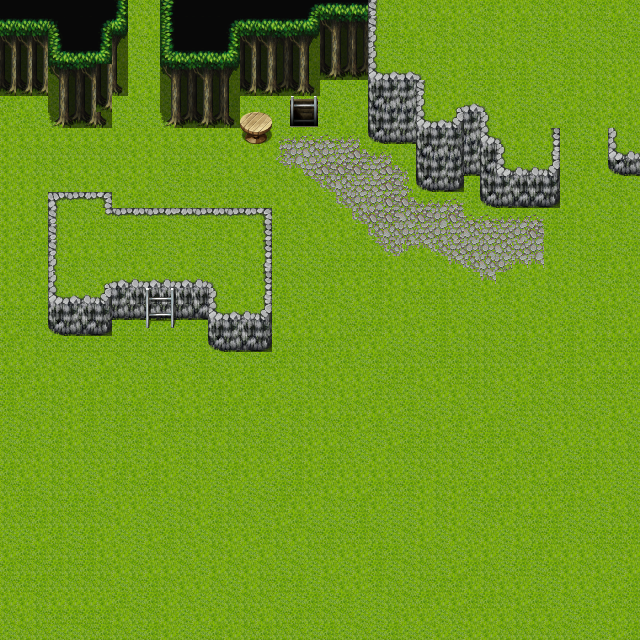

This game map was drawn from its Tiled (.tmx) file and the tilesets committed beside it. A one-line description and the trimmed map source follow:
An orthogonal 40x40 tile map with 16x16 px tiles, 2 tile layers (ground, objects), 4 tilesets and 11 objects (2x spawn).

<map version="1.2" tiledversion="1.2.1" orientation="orthogonal" renderorder="right-down" width="40" height="40" tilewidth="16" tileheight="16" infinite="0" nextlayerid="8" nextobjectid="20">
 <tileset firstgid="1" source="tilesets/tilea4.tsx" />
 <tileset firstgid="961" source="tilesets/tilee_.tsx" />
 <tileset firstgid="1985" source="tilesets/tilea1_.tsx" />
 <tileset firstgid="2753" source="tilesets/tilea2.tsx" />
 <objectgroup color="#ff0000" id="2" name="objects" opacity="0.99">
  <object id="9" x="241.5" y="113.5" width="30.5" height="29.5" />
  <object id="10" x="288.5" y="94" width="31" height="33.5" />
  <object id="11" x="161" y="0" width="78.5" height="127">
   <properties>
    <property name="collidable" type="bool" value="true" />
   </properties>
  </object>
  <object id="12" x="49.5" y="95" width="63" height="32.5">
   <properties>
    <property name="collidable" type="bool" value="true" />
   </properties>
  </object>
  <object id="13" x="1" y="0.75" width="127.5" height="95">
   <properties>
    <property name="collidable" type="bool" value="true" />
   </properties>
  </object>
  <object id="14" x="240.75" y="0" width="78.5" height="95">
   <properties>
    <property name="collidable" type="bool" value="true" />
   </properties>
  </object>
  <object id="15" x="112.667" y="257">
   <properties>
    <property name="collidable" type="bool" value="true" />
   </properties>
   <polygon points="0,-49.6667 160,-49.3333 160,96 96,96 95.6667,65 64.6667,64 65,25.6667 95.3333,26.3333 101.333,33.3333 101.667,56 151.333,55.6667 152.333,-43 -7.33333,-43 -7.33333,-58.3333 -56.6667,-58.3333 -56.3333,41 -9.33333,41 -8.66667,27 -6,25 30.6667,25 31.3333,64 0.333333,64.3333 0,79.6667 -64,79.6667 -63.6667,-65.3333 -0.333333,-65.6667" />
  </object>
  <object id="16" name="player" type="spawn" x="227.333" y="396.833" />
  <object id="17" name="enemy" type="spawn" x="384.167" y="240.5" width="79" height="79">
   <properties>
    <property name="behaviour" value="Aggressive" />
    <property name="count" value="3" />
    <property name="unit" value="spider" />
   </properties>
  </object>
  <object id="18" x="319" y="80">
   <properties>
    <property name="collidable" type="bool" value="true" />
   </properties>
   <polygon points="0,0 49,-1 49.5,56.5 58.5,64.5 97,65 97,104 104.5,112.5 161,112.5 161.5,121.5 170.5,128 240.5,128.5 241,48.5 232,49 232,87 185.5,87 185,63.5 177,56.5 169,54 169.5,31.5 161,24.5 145.5,25 137,31.5 137,38.5 106.5,38.5 106.5,0 97,-7.5 57.5,-9 57,-79.5 0.5,-79.5" />
  </object>
  <object id="19" x="608.5" y="129">
   <properties>
    <property name="collidable" type="bool" value="true" />
   </properties>
   <polygon points="0,0 -0.25,38.25 7.75,47 31.25,47.25 31.5,22.5 8,22.75 8.25,-1" />
  </object>
 </objectgroup>
 <layer id="6" name="ground" width="40" height="40">
  <data>[1600 cells, 1600 non-empty, 104 distinct tile ids]</data>
 </layer>
 <layer id="7" name="objects" width="40" height="40">
  <data>[1600 cells, 14 non-empty, 14 distinct tile ids]</data>
 </layer>
</map>
